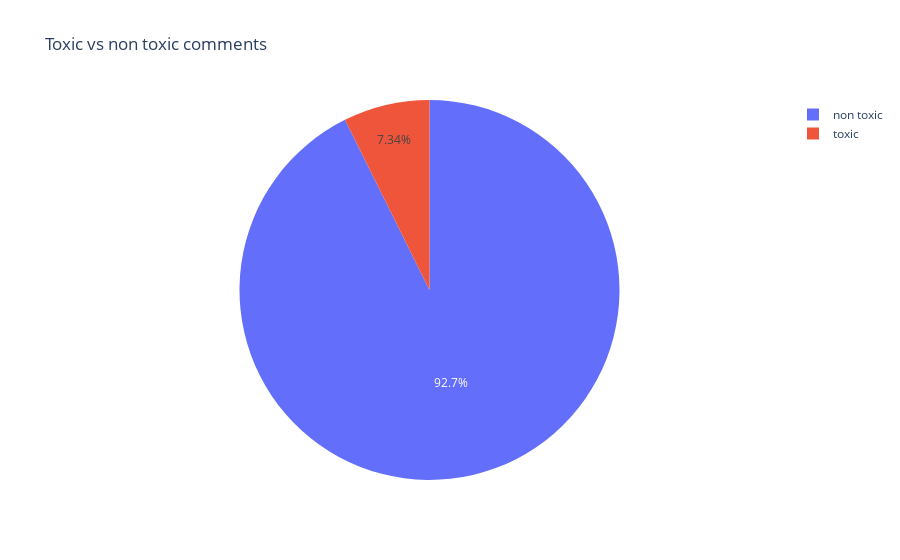

The code cell stored with this chart in its notebook:
### Code cell
#plot a camembert for toxic and non toxic comments
toxic = df[df['toxicity'] == 1].shape[0]
non_toxic = df[df['toxicity'] == 0].shape[0]

px.pie(names=['toxic', 'non toxic'], values=[toxic, non_toxic], title='Toxic vs non toxic comments')

### Figure 1 — Plotly figure (JSON) as saved in the notebook; plotly's stock layout.template omitted (floating-point values rounded to 4 significant figures)
{"data": [{"domain": {"x": [0, 1], "y": [0, 1]}, "hovertemplate": "label=%{label}<br>value=%{value}<extra></extra>", "labels": ["toxic", "non toxic"], "legendgroup": "", "name": "", "showlegend": true, "type": "pie", "values": [746, 9419]}], "layout": {"legend": {"tracegroupgap": 0}, "title": {"text": "Toxic vs non toxic comments"}}}
